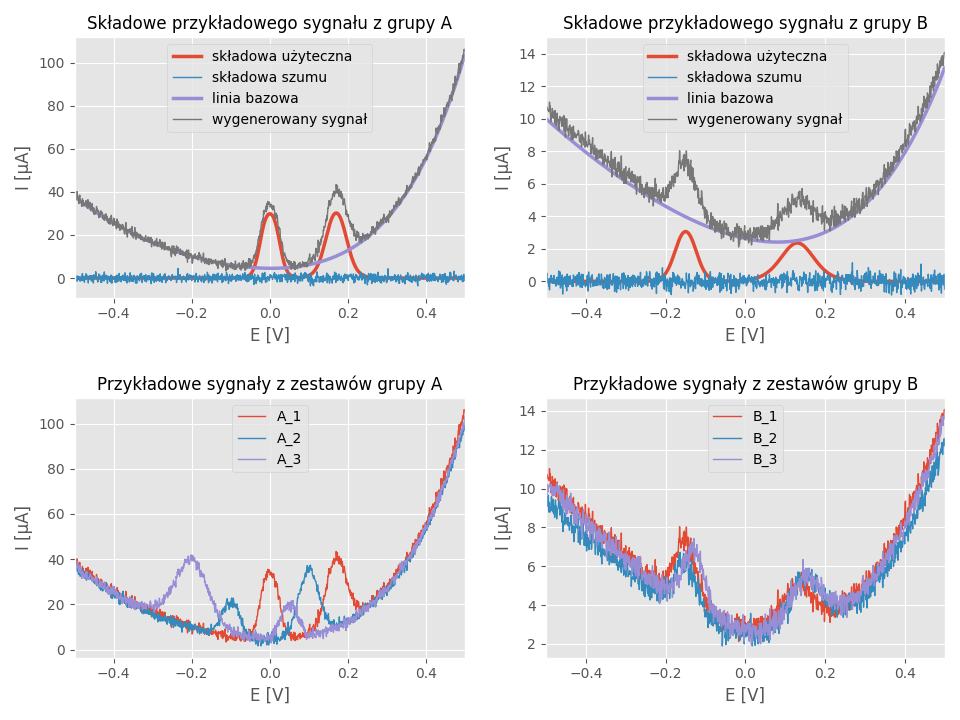

This chart was generated by the following Python code:
import matplotlib.pyplot as plt
import numpy as np
import sys
from PIL import Image
from results.results import results_sim_dir, results_final_dir


def generation_results_merge():
    filenames = [
        f"{results_final_dir}/sample_generated_A.png",
        f"{results_final_dir}/sample_generated_B.png",
        f"{results_final_dir}/samples_generated_A.png",
        f"{results_final_dir}/samples_generated_B.png"
    ]

    images = [Image.open(x) for x in filenames]
    width, height = images[0].size

    merged = Image.new('RGB', (width * 2, height * 2))
    merged.paste(images[0], (0, 0))
    merged.paste(images[1], (width, 0))
    merged.paste(images[2], (0, height))
    merged.paste(images[3], (width, height))

    merged.save("generation_results_merge.png", "PNG")


if __name__ == '__main__':
    generation_results_merge()
